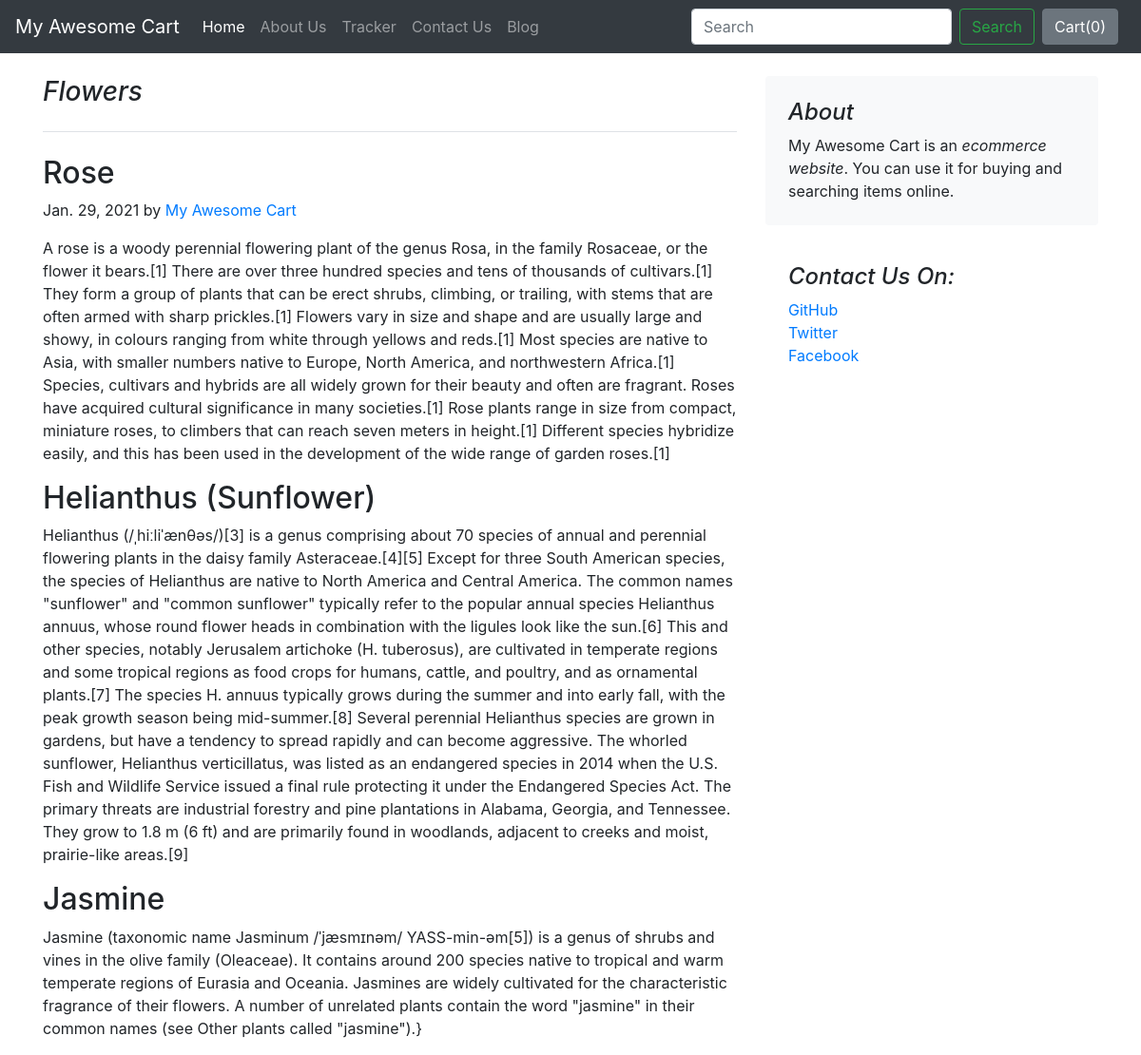
The app's page /blog/blogpost/2 with its own data.
### blog/models.py (models this page shows)
class Blogpost(models.Model):
    post_id = models.AutoField(primary_key=True)
    title = models.CharField(max_length=50)
    author_Name = models.CharField(max_length=30, default="My Awesome Cart")
    head0 = models.CharField(max_length=500, default="")
    chead0 = models.CharField(max_length=5000, default="")
    head1 = models.CharField(max_length=500, default="")
    chead1 = models.CharField(max_length=5000, default="")
    head2 = models.CharField(max_length=500, default="")
    chead2 = models.CharField(max_length=5000, default="")
    pub_date = models.DateField()
    thumbnail = models.ImageField(upload_to='shop/images', default="")
    def __str__(self):
        return self.title

### blog/views.py (the view)
# urls.py: path("blogpost/<int:id>",views.blogpost,name="blogPost"),
def blogpost(request,id):
    post = Blogpost.objects.filter(post_id = id)[0] #bcz ye ek string return krega so uske liye apn ko 0 likna podata hai.
    print(post)
    return render(request,"blog/blogpost.html",{'post':post})

### blog/Templates/blog/blogpost.html
{%extends 'blog/basic.html'%}
{%block body%}
<div class="container">
    <div class="row mt-4">
        <div class="col-md-8 blog-main">
            <h3 class="pb-4 mb-4 font-italic border-bottom">
                {{post.title}}
            </h3>
            <div class="blog-post">
                <h2 class="blog-post-title">{{post.head0}}</h2>
                <p class="blog-post-meta">{{post.pub_date}} by <a href="#">{{post.author_Name}}</a></p>
                <p>{{post.chead0}}</p>
                <h2>{{post.head1}}</h2>
                <p> {{post.chead1}}</p>
                <h2>{{post.head2}}</h2>
                <p>{{post.chead2}}}</p>
            </div>
        </div>
        <aside class="col-md-4 blog-sidebar">
            <div class="p-4 mb-3 bg-light rounded">
                <h4 class="font-italic">About</h4>
                <p class="mb-0">My Awesome Cart is an <em>ecommerce website</em>. You can use it for buying and searching items online. </p>
            </div>
            <div class="p-4">
                <h4 class="font-italic">Contact Us On: </h4>
                <ol class="list-unstyled">
                    <li><a href="#">GitHub</a></li>
                    <li><a href="#">Twitter</a></li>
                    <li><a href="#">Facebook</a></li>
                </ol>
            </div>
        </aside>
    </div>
</div>
{%endblock%}

### records on screen
Blogpost: title "Flowers", head0 "Rose", pub_date "Jan. 29, 2021", author_Name "My Awesome Cart", chead0 "A rose is a woody perennial flowering plant of the genus Rosa, in the family Rosaceae, or the flower it bears.[1] There are over three hundred species and tens of thousands of cultivars.[1] They form a group of plants that can be erect shrubs, climbing, or trailing, with stems that are often armed with sharp prickles.[1] Flowers vary in size and shape and are usually large and showy, in colours ranging from white through yellows and reds.[1] Most species are native to Asia, with smaller numbers native to Europe, North America, and northwestern Africa.[1] Species, cultivars and hybrids are all widely grown for their beauty and often are fragrant. Roses have acquired cultural significance in…", head1 "Helianthus (Sunflower)", chead1 "Helianthus (/ˌhiːliˈænθəs/)[3] is a genus comprising about 70 species of annual and perennial flowering plants in the daisy family Asteraceae.[4][5] Except for three South American species, the species of Helianthus are native to North America and Central America. The common names \"sunflower\" and \"common sunflower\" typically refer to the popular annual species Helianthus annuus, whose round flower heads in combination with the ligules look like the sun.[6] This and other species, notably Jerusalem artichoke (H. tuberosus), are cultivated in temperate regions and some tropical regions as food crops for humans, cattle, and poultry, and as ornamental plants.[7] The species H. annuus typically…", head2 "Jasmine", chead2 "Jasmine (taxonomic name Jasminum /ˈjæsmɪnəm/ YASS-min-əm[5]) is a genus of shrubs and vines in the olive family (Oleaceae). It contains around 200 species native to tropical and warm temperate regions of Eurasia and Oceania. Jasmines are widely cultivated for the characteristic fragrance of their flowers. A number of unrelated plants contain the word \"jasmine\" in their common names (see Other plants called \"jasmine\")."
